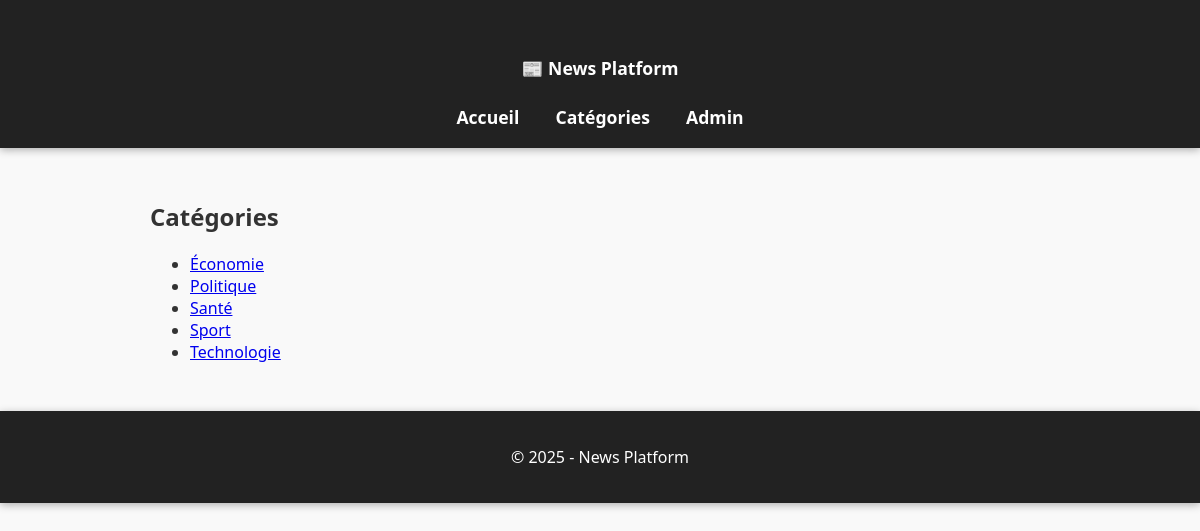
/categories.php, run on the app's committed database.
### tables this page shows
CREATE TABLE IF NOT EXISTS categories (
    id INT AUTO_INCREMENT PRIMARY KEY,
    name VARCHAR(100) NOT NULL
);

### categories.php (the view, shortened to what this page needs)
<?php
require_once 'config/db.php';
include 'includes/header.php';
$stmt = $pdo->query("SELECT * FROM categories ORDER BY name ASC");
$categories = $stmt->fetchAll();
?>
<h2>Catégories</h2>
<ul>
<?php foreach ($categories as $cat): ?>
    <li>
        <a href="category.php?id=<?php echo $cat['id']; ?>">
            <?php echo htmlspecialchars($cat['name']); ?>
        </a>
    </li>
<?php endforeach; ?>
</ul>
<?php include 'includes/footer.php'; ?>

### css/style.css (style rules this page uses)
body { font-family: 'Segoe UI', Tahoma, Geneva, Verdana, sans-serif; margin: 0; padding: 0; background: #f9f9f9; color: #333; transition: background-color 0.3s ease, color 0.3s ease; }

### data on the page
categories: name "Économie"
categories: name "Politique"
categories: name "Santé"
categories: name "Sport"
categories: name "Technologie"
